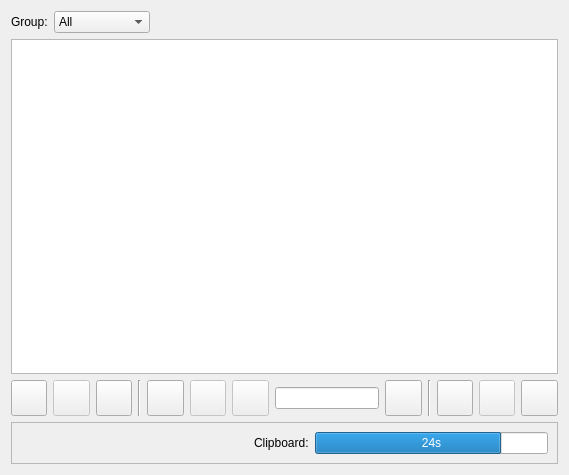
<?xml version="1.0" encoding="UTF-8"?>
<ui version="4.0">
 <class>Form</class>
 <widget class="QWidget" name="Form">
  <property name="geometry">
   <rect>
    <x>0</x>
    <y>0</y>
    <width>569</width>
    <height>475</height>
   </rect>
  </property>
  <property name="windowTitle">
   <string>Lock and key</string>
  </property>
  <layout class="QVBoxLayout" name="verticalLayout">
   <item>
    <layout class="QHBoxLayout" name="groupLayout">
     <item>
      <layout class="QFormLayout" name="formLayout">
       <item row="0" column="0">
        <widget class="QLabel" name="groupLabel">
         <property name="text">
          <string>Group:</string>
         </property>
        </widget>
       </item>
       <item row="0" column="1">
        <widget class="QComboBox" name="groupCombo">
         <item>
          <property name="text">
           <string>All</string>
          </property>
         </item>
         <item>
          <property name="text">
           <string>Add group...</string>
          </property>
         </item>
        </widget>
       </item>
      </layout>
     </item>
     <item>
      <spacer name="groupSpacer">
       <property name="orientation">
        <enum>Qt::Horizontal</enum>
       </property>
       <property name="sizeType">
        <enum>QSizePolicy::Expanding</enum>
       </property>
       <property name="sizeHint" stdset="0">
        <size>
         <width>40</width>
         <height>20</height>
        </size>
       </property>
      </spacer>
     </item>
    </layout>
   </item>
   <item>
    <widget class="QTableWidget" name="secretsTable">
     <property name="sizeAdjustPolicy">
      <enum>QAbstractScrollArea::AdjustToContents</enum>
     </property>
     <property name="alternatingRowColors">
      <bool>true</bool>
     </property>
     <property name="selectionMode">
      <enum>QAbstractItemView::SingleSelection</enum>
     </property>
    </widget>
   </item>
   <item>
    <layout class="QHBoxLayout" name="controlLayout">
     <item>
      <widget class="QPushButton" name="openDbButton">
       <property name="sizePolicy">
        <sizepolicy hsizetype="Fixed" vsizetype="Fixed">
         <horstretch>0</horstretch>
         <verstretch>0</verstretch>
        </sizepolicy>
       </property>
       <property name="minimumSize">
        <size>
         <width>36</width>
         <height>36</height>
        </size>
       </property>
       <property name="toolTip">
        <string>Open new database...</string>
       </property>
       <property name="text">
        <string/>
       </property>
       <property name="icon">
        <iconset>
         <normaloff>../icons/open.svg</normaloff>../icons/open.svg</iconset>
       </property>
       <property name="iconSize">
        <size>
         <width>24</width>
         <height>24</height>
        </size>
       </property>
      </widget>
     </item>
     <item>
      <widget class="QPushButton" name="saveDbButton">
       <property name="enabled">
        <bool>false</bool>
       </property>
       <property name="sizePolicy">
        <sizepolicy hsizetype="Fixed" vsizetype="Fixed">
         <horstretch>0</horstretch>
         <verstretch>0</verstretch>
        </sizepolicy>
       </property>
       <property name="minimumSize">
        <size>
         <width>36</width>
         <height>36</height>
        </size>
       </property>
       <property name="toolTip">
        <string>Save changes</string>
       </property>
       <property name="text">
        <string/>
       </property>
       <property name="icon">
        <iconset>
         <normaloff>../icons/save.svg</normaloff>../icons/save.svg</iconset>
       </property>
       <property name="iconSize">
        <size>
         <width>24</width>
         <height>24</height>
        </size>
       </property>
       <property name="flat">
        <bool>false</bool>
       </property>
      </widget>
     </item>
     <item>
      <widget class="QPushButton" name="lockDbButton">
       <property name="sizePolicy">
        <sizepolicy hsizetype="Fixed" vsizetype="Fixed">
         <horstretch>0</horstretch>
         <verstretch>0</verstretch>
        </sizepolicy>
       </property>
       <property name="minimumSize">
        <size>
         <width>36</width>
         <height>36</height>
        </size>
       </property>
       <property name="toolTip">
        <string>Log out of the database</string>
       </property>
       <property name="text">
        <string/>
       </property>
       <property name="icon">
        <iconset>
         <normaloff>../icons/lock.svg</normaloff>../icons/lock.svg</iconset>
       </property>
       <property name="iconSize">
        <size>
         <width>24</width>
         <height>24</height>
        </size>
       </property>
      </widget>
     </item>
     <item>
      <widget class="Line" name="sep_1">
       <property name="orientation">
        <enum>Qt::Vertical</enum>
       </property>
      </widget>
     </item>
     <item>
      <widget class="QPushButton" name="addEntryButton">
       <property name="enabled">
        <bool>true</bool>
       </property>
       <property name="sizePolicy">
        <sizepolicy hsizetype="Fixed" vsizetype="Fixed">
         <horstretch>0</horstretch>
         <verstretch>0</verstretch>
        </sizepolicy>
       </property>
       <property name="minimumSize">
        <size>
         <width>36</width>
         <height>36</height>
        </size>
       </property>
       <property name="toolTip">
        <string>Create new entry...</string>
       </property>
       <property name="text">
        <string/>
       </property>
       <property name="icon">
        <iconset>
         <normaloff>../icons/create.svg</normaloff>../icons/create.svg</iconset>
       </property>
       <property name="iconSize">
        <size>
         <width>24</width>
         <height>24</height>
        </size>
       </property>
      </widget>
     </item>
     <item>
      <widget class="QPushButton" name="editEntryButton">
       <property name="enabled">
        <bool>false</bool>
       </property>
       <property name="sizePolicy">
        <sizepolicy hsizetype="Fixed" vsizetype="Fixed">
         <horstretch>0</horstretch>
         <verstretch>0</verstretch>
        </sizepolicy>
       </property>
       <property name="minimumSize">
        <size>
         <width>36</width>
         <height>36</height>
        </size>
       </property>
       <property name="toolTip">
        <string>Edit entry...</string>
       </property>
       <property name="text">
        <string/>
       </property>
       <property name="icon">
        <iconset>
         <normaloff>../icons/edit.svg</normaloff>../icons/edit.svg</iconset>
       </property>
       <property name="iconSize">
        <size>
         <width>24</width>
         <height>24</height>
        </size>
       </property>
      </widget>
     </item>
     <item>
      <widget class="QPushButton" name="deleteEntryButton">
       <property name="enabled">
        <bool>false</bool>
       </property>
       <property name="sizePolicy">
        <sizepolicy hsizetype="Fixed" vsizetype="Fixed">
         <horstretch>0</horstretch>
         <verstretch>0</verstretch>
        </sizepolicy>
       </property>
       <property name="minimumSize">
        <size>
         <width>36</width>
         <height>36</height>
        </size>
       </property>
       <property name="toolTip">
        <string>Delete entry</string>
       </property>
       <property name="text">
        <string/>
       </property>
       <property name="icon">
        <iconset>
         <normaloff>../icons/delete.svg</normaloff>../icons/delete.svg</iconset>
       </property>
       <property name="iconSize">
        <size>
         <width>24</width>
         <height>24</height>
        </size>
       </property>
      </widget>
     </item>
     <item>
      <widget class="QLineEdit" name="searchEdit">
       <property name="minimumSize">
        <size>
         <width>0</width>
         <height>0</height>
        </size>
       </property>
      </widget>
     </item>
     <item>
      <widget class="QPushButton" name="searchButton">
       <property name="sizePolicy">
        <sizepolicy hsizetype="Fixed" vsizetype="Fixed">
         <horstretch>0</horstretch>
         <verstretch>0</verstretch>
        </sizepolicy>
       </property>
       <property name="minimumSize">
        <size>
         <width>36</width>
         <height>36</height>
        </size>
       </property>
       <property name="text">
        <string/>
       </property>
       <property name="icon">
        <iconset>
         <normaloff>../icons/search.svg</normaloff>../icons/search.svg</iconset>
       </property>
       <property name="iconSize">
        <size>
         <width>24</width>
         <height>24</height>
        </size>
       </property>
      </widget>
     </item>
     <item>
      <widget class="Line" name="sep_2">
       <property name="orientation">
        <enum>Qt::Vertical</enum>
       </property>
      </widget>
     </item>
     <item>
      <widget class="QPushButton" name="keyButton">
       <property name="sizePolicy">
        <sizepolicy hsizetype="Fixed" vsizetype="Fixed">
         <horstretch>0</horstretch>
         <verstretch>0</verstretch>
        </sizepolicy>
       </property>
       <property name="minimumSize">
        <size>
         <width>36</width>
         <height>36</height>
        </size>
       </property>
       <property name="toolTip">
        <string>Generate new password</string>
       </property>
       <property name="text">
        <string/>
       </property>
       <property name="icon">
        <iconset>
         <normaloff>../icons/key_large.svg</normaloff>../icons/key_large.svg</iconset>
       </property>
       <property name="iconSize">
        <size>
         <width>24</width>
         <height>24</height>
        </size>
       </property>
      </widget>
     </item>
     <item>
      <widget class="QPushButton" name="shareButton">
       <property name="enabled">
        <bool>false</bool>
       </property>
       <property name="sizePolicy">
        <sizepolicy hsizetype="Fixed" vsizetype="Fixed">
         <horstretch>0</horstretch>
         <verstretch>0</verstretch>
        </sizepolicy>
       </property>
       <property name="minimumSize">
        <size>
         <width>36</width>
         <height>36</height>
        </size>
       </property>
       <property name="maximumSize">
        <size>
         <width>36</width>
         <height>36</height>
        </size>
       </property>
       <property name="toolTip">
        <string>Share via QR-code</string>
       </property>
       <property name="text">
        <string/>
       </property>
       <property name="icon">
        <iconset>
         <normaloff>../icons/qrcode.svg</normaloff>../icons/qrcode.svg</iconset>
       </property>
       <property name="iconSize">
        <size>
         <width>24</width>
         <height>24</height>
        </size>
       </property>
      </widget>
     </item>
     <item>
      <widget class="QPushButton" name="settingsButton">
       <property name="sizePolicy">
        <sizepolicy hsizetype="Fixed" vsizetype="Fixed">
         <horstretch>0</horstretch>
         <verstretch>0</verstretch>
        </sizepolicy>
       </property>
       <property name="minimumSize">
        <size>
         <width>36</width>
         <height>36</height>
        </size>
       </property>
       <property name="text">
        <string/>
       </property>
       <property name="icon">
        <iconset>
         <normaloff>../icons/settings.svg</normaloff>../icons/settings.svg</iconset>
       </property>
       <property name="iconSize">
        <size>
         <width>24</width>
         <height>24</height>
        </size>
       </property>
      </widget>
     </item>
    </layout>
   </item>
   <item>
    <widget class="QFrame" name="clipboardFrame">
     <property name="frameShape">
      <enum>QFrame::StyledPanel</enum>
     </property>
     <property name="frameShadow">
      <enum>QFrame::Raised</enum>
     </property>
     <layout class="QHBoxLayout" name="horizontalLayout">
      <item>
       <spacer name="horizontalSpacer">
        <property name="orientation">
         <enum>Qt::Horizontal</enum>
        </property>
        <property name="sizeHint" stdset="0">
         <size>
          <width>227</width>
          <height>20</height>
         </size>
        </property>
       </spacer>
      </item>
      <item>
       <widget class="QLabel" name="clipboardLabel">
        <property name="text">
         <string>Clipboard:</string>
        </property>
       </widget>
      </item>
      <item>
       <widget class="QProgressBar" name="clipboardProgress">
        <property name="maximum">
         <number>30</number>
        </property>
        <property name="value">
         <number>24</number>
        </property>
        <property name="format">
         <string>%vs</string>
        </property>
       </widget>
      </item>
     </layout>
    </widget>
   </item>
  </layout>
 </widget>
 <resources/>
 <connections/>
</ui>
